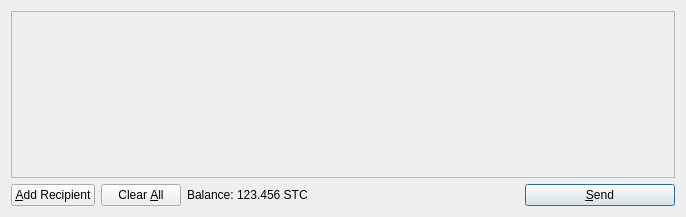
<?xml version="1.0" encoding="UTF-8"?>
<ui version="4.0">
 <class>SendCoinsDialog</class>
 <widget class="QDialog" name="SendCoinsDialog">
  <property name="geometry">
   <rect>
    <x>0</x>
    <y>0</y>
    <width>686</width>
    <height>217</height>
   </rect>
  </property>
  <property name="windowTitle">
   <string>Send Coins</string>
  </property>
  <layout class="QVBoxLayout" name="verticalLayout">
   <item>
    <widget class="QScrollArea" name="scrollArea">
     <property name="widgetResizable">
      <bool>true</bool>
     </property>
     <widget class="QWidget" name="scrollAreaWidgetContents">
      <property name="geometry">
       <rect>
        <x>0</x>
        <y>0</y>
        <width>666</width>
        <height>165</height>
       </rect>
      </property>
      <layout class="QVBoxLayout" name="verticalLayout_2">
       <property name="margin">
        <number>0</number>
       </property>
       <item>
        <layout class="QVBoxLayout" name="entries">
         <property name="spacing">
          <number>6</number>
         </property>
        </layout>
       </item>
       <item>
        <spacer name="verticalSpacer">
         <property name="orientation">
          <enum>Qt::Vertical</enum>
         </property>
         <property name="sizeHint" stdset="0">
          <size>
           <width>20</width>
           <height>40</height>
          </size>
         </property>
        </spacer>
       </item>
      </layout>
     </widget>
    </widget>
   </item>
   <item>
    <layout class="QHBoxLayout" name="horizontalLayout">
     <item>
      <widget class="QPushButton" name="addButton">
       <property name="toolTip">
        <string>Send to multiple recipients at once</string>
       </property>
       <property name="text">
        <string>&amp;Add Recipient</string>
       </property>
       <property name="icon">
        <iconset resource="../bitcoin.qrc">
         <normaloff>:/icons/add</normaloff>:/icons/add</iconset>
       </property>
       <property name="autoDefault">
        <bool>false</bool>
       </property>
      </widget>
     </item>
     <item>
      <widget class="QPushButton" name="clearButton">
       <property name="sizePolicy">
        <sizepolicy hsizetype="Minimum" vsizetype="Fixed">
         <horstretch>0</horstretch>
         <verstretch>0</verstretch>
        </sizepolicy>
       </property>
       <property name="toolTip">
        <string>Remove all transaction fields</string>
       </property>
       <property name="text">
        <string>Clear &amp;All</string>
       </property>
       <property name="icon">
        <iconset resource="../bitcoin.qrc">
         <normaloff>:/icons/remove</normaloff>:/icons/remove</iconset>
       </property>
       <property name="autoRepeatDelay">
        <number>300</number>
       </property>
       <property name="autoDefault">
        <bool>false</bool>
       </property>
      </widget>
     </item>
     <item>
      <layout class="QHBoxLayout" name="horizontalLayout_2">
       <property name="spacing">
        <number>3</number>
       </property>
       <item>
        <widget class="QLabel" name="label">
         <property name="text">
          <string>Balance:</string>
         </property>
        </widget>
       </item>
       <item>
        <widget class="QLabel" name="labelBalance">
         <property name="cursor">
          <cursorShape>IBeamCursor</cursorShape>
         </property>
         <property name="text">
          <string>123.456 STC</string>
         </property>
         <property name="textInteractionFlags">
          <set>Qt::LinksAccessibleByMouse|Qt::TextSelectableByKeyboard|Qt::TextSelectableByMouse</set>
         </property>
        </widget>
       </item>
      </layout>
     </item>
     <item>
      <spacer name="horizontalSpacer">
       <property name="orientation">
        <enum>Qt::Horizontal</enum>
       </property>
       <property name="sizeHint" stdset="0">
        <size>
         <width>40</width>
         <height>20</height>
        </size>
       </property>
      </spacer>
     </item>
     <item>
      <widget class="QPushButton" name="sendButton">
       <property name="minimumSize">
        <size>
         <width>150</width>
         <height>0</height>
        </size>
       </property>
       <property name="toolTip">
        <string>Confirm the send action</string>
       </property>
       <property name="text">
        <string>&amp;Send</string>
       </property>
       <property name="icon">
        <iconset resource="../bitcoin.qrc">
         <normaloff>:/icons/send</normaloff>:/icons/send</iconset>
       </property>
       <property name="default">
        <bool>true</bool>
       </property>
      </widget>
     </item>
    </layout>
   </item>
  </layout>
 </widget>
 <resources>
  <include location="../bitcoin.qrc"/>
 </resources>
 <connections/>
</ui>
